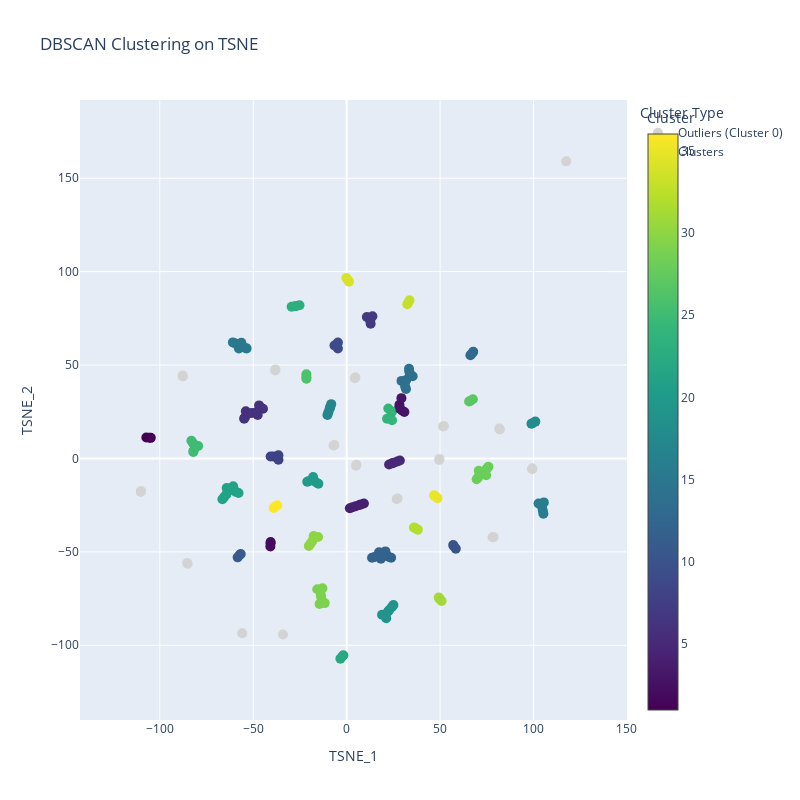

The notebook cell saved with this chart:
### Markdown cell above
# DBSCAN Clustering

### Code cell
dbscan = DBSCAN(eps=EPS, min_samples=MIN_SAMPLES)
df_tsne_clustered = df_tsne.copy()
df_tsne_clustered['Cluster'] = dbscan.fit_predict(df_tsne) + 1
df_tsne_clustered

# Visualize clusters
# Separate outliers (cluster 0) from other clusters
outliers = df_tsne_clustered[df_tsne_clustered['Cluster'] == 0]
clusters = df_tsne_clustered[df_tsne_clustered['Cluster'] > 0]

# Calculate overall range to ensure proper scaling
x_min, x_max = df_tsne_clustered['TSNE_1'].min(), df_tsne_clustered['TSNE_1'].max()
y_min, y_max = df_tsne_clustered['TSNE_2'].min(), df_tsne_clustered['TSNE_2'].max()
x_center = (x_min + x_max) / 2
y_center = (y_min + y_max) / 2
overall_range = max(x_max - x_min, y_max - y_min) * 1.1  # Add 10% padding

# Create figure
fig = go.Figure()

# Add outliers as black, smaller points
fig.add_trace(go.Scatter(
    x=outliers['TSNE_1'], 
    y=outliers['TSNE_2'],
    mode='markers',
    marker=dict(color='lightgrey', size=10),
    name='Outliers (Cluster 0)'
))

# Add regular clusters with original coloring
fig.add_trace(go.Scatter(
    x=clusters['TSNE_1'], 
    y=clusters['TSNE_2'],
    mode='markers',
    marker=dict(
        color=clusters['Cluster'],
        colorscale='Viridis',
        size=10,
        colorbar=dict(title='Cluster')
    ),
    name='Clusters'
))

# Update layout with fixed aspect ratio and proper bounds
fig.update_layout(
    title='DBSCAN Clustering on TSNE',
    xaxis=dict(
        title='TSNE_1',
        range=[x_center - overall_range/2, x_center + overall_range/2],
        constrain='domain'
    ),
    yaxis=dict(
        title='TSNE_2',
        range=[y_center - overall_range/2, y_center + overall_range/2],
        scaleanchor='x',
        scaleratio=1
    ),
    legend_title='Cluster Type',
    width=800,
    height=800
)

os.makedirs(OUTPUT_DIR, exist_ok=True)
fig.to_html(f'{OUTPUT_DIR}/dbscan_tsne_clusters.html')
fig.show()

# Calculate silhouette score
if len(set(df_tsne_clustered['Cluster'])) > 1:
    silhouette_avg = silhouette_score(df_tsne, df_tsne_clustered['Cluster'])
    print(f'Silhouette Score: {silhouette_avg:.2f}')
else:
    print('Silhouette Score: Not applicable (only one cluster found)')

# Add country names to the clustering results
df_shap_clustered = pd.concat([df_shap_labels, df_tsne_clustered], axis=1)
df_shap_clustered.to_csv('output/feature_importance_NCV/bottom10/country_shap_values_bottom10_2000_to_2020_clustered.csv', index=False)

### Figure 1 — Plotly figure (JSON) as saved in the notebook; plotly's stock layout.template omitted (floating-point values rounded to 4 significant figures; data arrays with more than 128 entries replaced by an {"elided": "..."} marker saying what was removed)
{"data": [{"marker": {"color": "lightgrey", "size": 10}, "mode": "markers", "name": "Outliers (Cluster 0)", "type": "scatter", "x": [81.98, 49.54, 26.77, 4.449, 117.5, 78.1, 27.28, 52.07, 78.63, -38.12, -7.047, -34.08, -85.05, -85.45, -87.66, -38.23, -110.2, -6.553, 81.73, 99.34, 99.32, 5.246, 49.68, 51.59, -110.0, -55.87, -87.73, 5.038, 4.671], "y": [15.53, -0.7695, -21.67, 42.99, 159.0, -42.19, -21.47, 17.29, -42.13, 47.66, 6.936, -94.27, -56.32, -55.94, 43.83, 47.13, -17.91, 7.158, 16.01, -5.261, -5.801, -3.359, -0.2479, 17.09, -17.39, -93.55, 44.36, -3.861, 43.48]}, {"marker": {"color": {"elided": "181 int values"}, "colorbar": {"title": {"text": "Cluster"}}, "colorscale": [[0, "#440154"], [0.1111, "#482878"], [0.2222, "#3e4989"], [0.3333, "#31688e"], [0.4444, "#26828e"], [0.5556, "#1f9e89"], [0.6667, "#35b779"], [0.7778, "#6ece58"], [0.8889, "#b5de2b"], [1, "#fde725"]], "size": 10}, "mode": "markers", "name": "Clusters", "type": "scatter", "x": {"elided": "181 float values"}, "y": {"elided": "181 float values"}}], "layout": {"height": 800, "legend": {"title": {"text": "Cluster Type"}}, "title": {"text": "DBSCAN Clustering on TSNE"}, "width": 800, "xaxis": {"constrain": "domain", "range": [-142.7, 150.1], "title": {"text": "TSNE_1"}}, "yaxis": {"range": [-120.5, 172.3], "scaleanchor": "x", "scaleratio": 1, "title": {"text": "TSNE_2"}}}}
